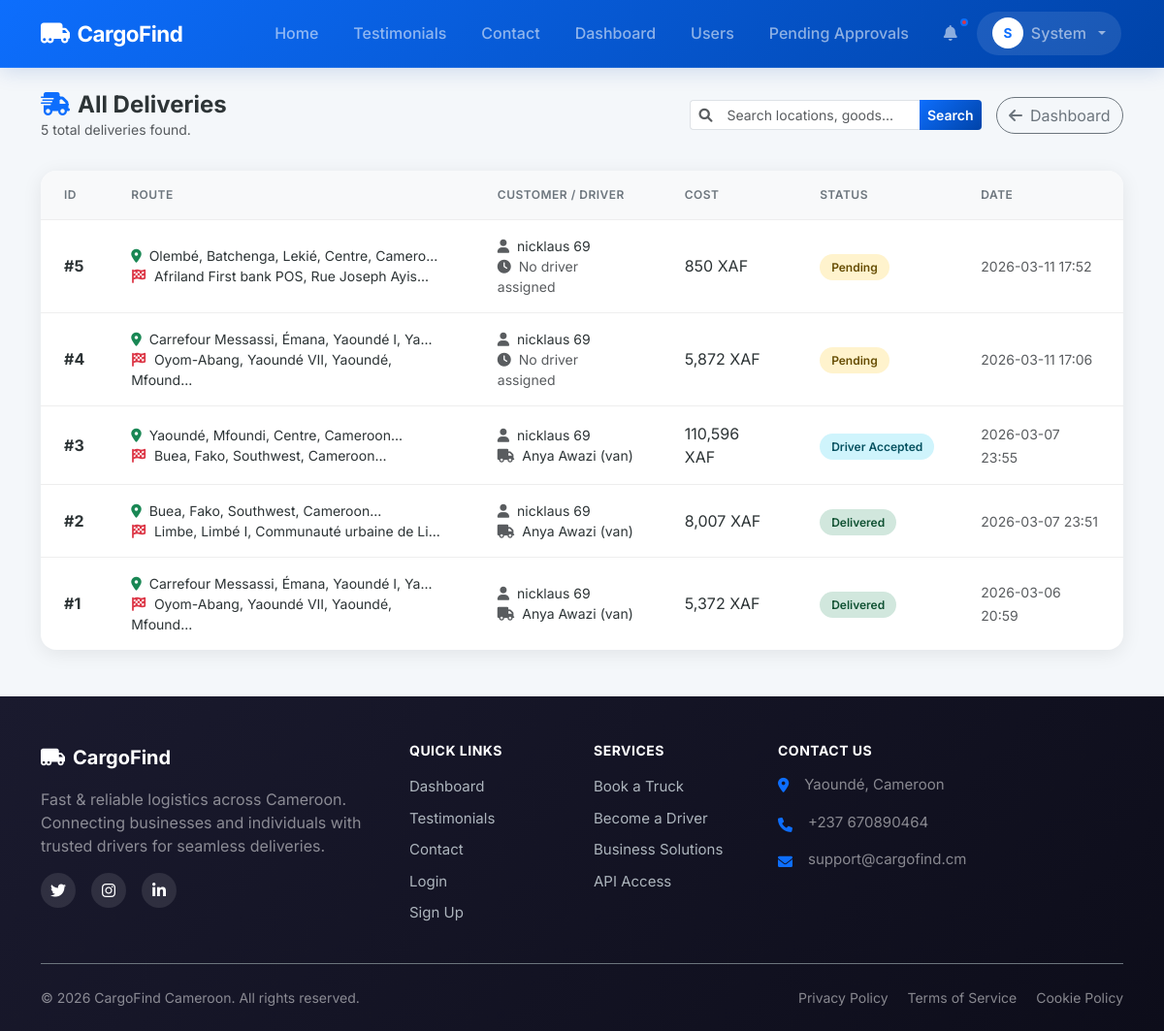
Page /admin/deliveries (signed in) on the committed database.
### models.py (models this page shows, shortened)
class User(UserMixin, db.Model):
    id = db.Column(db.Integer, primary_key=True)
    email = db.Column(db.String(120), unique=True, nullable=False)
    phone = db.Column(db.String(20), unique=True, nullable=False)
    password_hash = db.Column(db.String(255), nullable=False)
    full_name = db.Column(db.String(100), nullable=False)
    address = db.Column(db.String(200))
    role = db.Column(db.String(20), nullable=False) # 'customer', 'driver', 'admin'
    vehicle_type = db.Column(db.String(50)) # 'car', 'van', 'truck'
    vehicle_id = db.Column(db.String(50))
    license_url = db.Column(db.String(255))
    is_verified = db.Column(db.Boolean, default=False)
    registration_otp = db.Column(db.String(6))
    is_active = db.Column(db.Boolean, default=False)
    is_approved = db.Column(db.Boolean, default=False) # Admin approval
    current_lat = db.Column(db.Float)
    current_lng = db.Column(db.Float)
    deliveries_as_customer = db.relationship('Delivery', backref='customer', foreign_keys='Delivery.customer_id')
    deliveries_as_driver = db.relationship('Delivery', backref='driver', foreign_keys='Delivery.driver_id')
    notifications = db.relationship('Notification', backref='user', lazy=True)
    wallet = db.relationship('Wallet', backref='user', uselist=False)

class Delivery(db.Model):
    id = db.Column(db.Integer, primary_key=True)
    customer_id = db.Column(db.Integer, db.ForeignKey('user.id'), nullable=False)
    driver_id = db.Column(db.Integer, db.ForeignKey('user.id'))
    pickup_location = db.Column(db.String(200), nullable=False)
    pickup_lat = db.Column(db.Float)
    pickup_lng = db.Column(db.Float)
    dropoff_location = db.Column(db.String(200), nullable=False)
    dropoff_lat = db.Column(db.Float)
    dropoff_lng = db.Column(db.Float)
    goods_description = db.Column(db.Text, nullable=False)
    pickup_time = db.Column(db.DateTime, default=datetime.utcnow)
    dropoff_time = db.Column(db.DateTime)
    special_instructions = db.Column(db.Text)
    weight = db.Column(db.Float)
    vehicle_type = db.Column(db.String(50)) # Type of vehicle required
    distance_km = db.Column(db.Float)
    estimated_time = db.Column(db.String(50))
    total_cost = db.Column(db.Float)
    status = db.Column(db.String(50), default='Pending')
    created_at = db.Column(db.DateTime, default=datetime.utcnow)
    payment_status = db.Column(db.String(20), default='Unpaid') # Unpaid, Paid
    payment_method = db.Column(db.String(50)) # MoMo, Orange, Cash
    pickup_otp = db.Column(db.String(6))
    delivery_otp = db.Column(db.String(6))
    rating = db.Column(db.Integer)
    feedback = db.Column(db.Text)

### app.py (the view, shortened to what this page needs)
@app.route('/admin/deliveries')
@login_required
def admin_deliveries():
    if current_user.role != 'admin':
        return redirect(url_for('index'))
    query = request.args.get('q', '')
    status_filter = request.args.get('status', '')
    delivery_query = Delivery.query
    if status_filter:
        delivery_query = delivery_query.filter(Delivery.status == status_filter)
    deliveries = delivery_query.order_by(Delivery.id.desc()).all()
    return render_template('admin/deliveries.html', deliveries=deliveries)

### templates/admin/deliveries.html (shortened to what this page needs)
{% extends "base.html" %}
{% block content %}
<div class="delivery-management">
    <div class="page-header">
        <div>
            <h2><i class="fas fa-shipping-fast text-primary me-2"></i>All Deliveries</h2>
            <p class="text-muted small mb-0">{{ deliveries|length }} total deliveries found.</p>
        </div>
        <div class="d-flex flex-wrap gap-2 align-items-center">
            <form action="{{ url_for('admin_deliveries') }}" method="GET" class="d-flex gap-2 me-2">
                <div class="input-group input-group-sm" style="width: 300px;">
                    <span class="input-group-text bg-white border-end-0"><i class="fas fa-search text-muted"></i></span>
                    <input type="text" name="q" class="form-control border-start-0" placeholder="Search locations, goods..." value="{{ request.args.get('q', '') }}">
                    <button type="submit" class="btn btn-primary">Search</button>
                </div>
            </form>
            <a href="{{ url_for('admin_dashboard') }}" class="btn btn-outline-secondary rounded-pill">
                <i class="fas fa-arrow-left me-2"></i>Dashboard
            </a>
        </div>
    </div>
    <div class="deliveries-card">
        {% if deliveries %}
        <table class="deliveries-table">
            <thead>
                <tr>
                    <th>ID</th>
                    <th>Route</th>
                    <th>Customer / Driver</th>
                    <th>Cost</th>
                    <th>Status</th>
                    <th>Date</th>
                </tr>
            </thead>
            <tbody>
                {% for d in deliveries %}
                <tr>
                    <td data-label="ID"><strong>#{{ d.id }}</strong></td>
                    <td data-label="Route">
                        <div class="small">
                            <i class="fas fa-map-marker-alt text-success me-1"></i> {{ d.pickup_location[:40] }}...<br>
                            <i class="fas fa-flag-checkered text-danger me-1"></i> {{ d.dropoff_location[:40] }}...
                        </div>
                    </td>
                    <td data-label="Customer / Driver">
                        <div class="small">
                            {% if d.customer %}
                            <div><i class="fas fa-user me-1 text-muted"></i> {{ d.customer.full_name }}</div>
                            {% endif %}
                            {% if d.driver %}
                            <div><i class="fas fa-truck me-1 text-muted"></i> {{ d.driver.full_name }} ({{ d.driver.vehicle_type }})</div>
                            {% else %}
                            <div class="text-muted italic"><i class="fas fa-clock me-1"></i> No driver assigned</div>
                            {% endif %}
                        </div>
                    </td>
                    <td data-label="Cost">{{ "{:,}".format(d.total_cost|int) }} XAF</td>
                    <td data-label="Status">
                        <span class="status-badge
                            {% if d.status == 'Delivered' %}completed
                            {% elif d.status == 'Cancelled' %}cancelled
                            {% elif d.status in ['Driver Accepted', 'Accepted', 'Picked Up', 'In Transit'] %}active
                            {% else %}pending{% endif %}">
                            {{ d.status }}
                        </span>
                    </td>
                    <td data-label="Date"><small class="text-muted">{{ d.created_at.strftime('%Y-%m-%d %H:%M') }}</small></td>
                </tr>
                {% endfor %}
            </tbody>
        </table>
        {% else %}
        <div class="empty-state">
            <i class="fas fa-truck-loading"></i>
            <p>No deliveries found.</p>
        </div>
        {% endif %}
    </div>
</div>
{% endblock %}

### templates/base.html (shortened to what this page needs)
<!DOCTYPE html>
<html lang="en">
<head>
    <link href="https://cdn.jsdelivr.net/npm/bootstrap@5.3.0/dist/css/bootstrap.min.css" rel="stylesheet">
    <link rel="stylesheet" href="https://cdnjs.cloudflare.com/ajax/libs/font-awesome/6.0.0/css/all.min.css">
    <link rel="stylesheet" href="https://unpkg.com/leaflet@1.9.4/dist/leaflet.css" />
    <link rel="stylesheet" href="{{ url_for('static', filename='css/style.css') }}">
</head>
<body class="animate-fade-in">
    <nav class="navbar navbar-expand-lg navbar-dark sticky-top">
        <div class="container">
            <a class="navbar-brand" href="{{ url_for('index') }}">
                <i class="fas fa-truck-moving"></i>
                <span>CargoFind</span>
            </a>
            <div class="collapse navbar-collapse" id="navbarNav">
                <ul class="navbar-nav ms-auto align-items-lg-center">
                    <li class="nav-item">
                        <a class="nav-link" href="{{ url_for('index') }}">
                             Home
                        </a>
                    </li>
                    <li class="nav-item">
                        <a class="nav-link" href="{{ url_for('testimonials') }}">
                             Testimonials
                        </a>
                    </li>
                    <li class="nav-item">
                        <a class="nav-link" href="{{ url_for('contact') }}">
                             Contact
                        </a>
                    </li>
                    {% if current_user.is_authenticated %}
                        {% if current_user.role == 'customer' %}
                            <li class="nav-item">
                                <a class="nav-link" href="{{ url_for('customer_dashboard') }}">
                                    <i class="fas fa-tachometer-alt me-1 d-lg-none"></i> Dashboard
                                </a>
                            </li>
                            <li class="nav-item">
                                <a class="nav-link" href="{{ url_for('book_delivery') }}">
                                    <i class="fas fa-plus-circle me-1 d-lg-none"></i> Book Delivery
                                </a>
                            </li>
                        {% elif current_user.role == 'driver' %}
                            <li class="nav-item">
                                <a class="nav-link" href="{{ url_for('driver_dashboard') }}">
                                    <i class="fas fa-tachometer-alt me-1 d-lg-none"></i> Driver Panel
                                </a>
                            </li>
                        {% elif current_user.role == 'admin' %}
                            <li class="nav-item">
                                <a class="nav-link" href="{{ url_for('admin_dashboard') }}">
                                     Dashboard
                                </a>
                            </li>
                            <li class="nav-item">
                                <a class="nav-link" href="{{ url_for('admin_users') }}">
                                     Users
                                </a>
                            </li>
                            <li class="nav-item">
                                <a class="nav-link" href="{{ url_for('admin_pending_drivers') }}">
                                     Pending Approvals
                                </a>
                            </li>
                        {% endif %}
                        <li class="nav-item">
                            <a class="nav-link notification-badge" href="{{ url_for('notifications') }}">
                                <i class="fas fa-bell"></i>
                            </a>
                        </li>
                        <li class="nav-item dropdown">
                            <a class="nav-link nav-user dropdown-toggle" href="#" role="button" data-bs-toggle="dropdown">
                                <div class="nav-user-avatar">
                                    {{ current_user.full_name[0]|upper }}
                                </div>
                                <span class="d-none d-md-inline">{{ current_user.full_name.split()[0] }}</span>
                            </a>
                        </li>
                    {% endif %}
                </ul>
            </div>
        </div>
    </nav>
    <div class="container mt-4">
        {% block content %}{% endblock %}
    </div>
    <footer class="footer bg-dark text-white pt-5 pb-4 mt-5">
        <div class="container">
            <div class="d-none d-md-block">
                <div class="row">
                    <div class="col-lg-4 col-md-6 mb-4 mb-lg-0">
                        <a href="{{ url_for('index') }}" class="footer-brand d-flex align-items-center text-white text-decoration-none mb-3">
                            <i class="fas fa-truck-moving fa-lg me-2"></i>
                            <span class="fw-bold fs-5">CargoFind</span>
                        </a>
                        <p class="text-white-50 mb-3">Fast & reliable logistics across Cameroon. Connecting businesses and individuals with trusted drivers for seamless deliveries.</p>
                        <div class="d-flex gap-3">
                            <a href="#" class="social-link"><i class="fab fa-twitter"></i></a>
                            <a href="#" class="social-link"><i class="fab fa-instagram"></i></a>
                            <a href="#" class="social-link"><i class="fab fa-linkedin-in"></i></a>
                        </div>
                    </div>
                    <div class="col-lg-2 col-md-6 mb-4 mb-lg-0">
                        <h6 class="footer-heading text-uppercase fw-bold mb-3">Quick Links</h6>
                        <ul class="list-unstyled footer-links">
                            {% if not current_user.is_authenticated %}
                            <li><a href="{{ url_for('index') }}" class="footer-link">Home</a></li>
                            {% else %}
                            <li><a href="{% if current_user.role == 'admin' %}{{ url_for('admin_dashboard') }}{% elif current_user.role == 'driver' %}{{ url_for('driver_dashboard') }}{% else %}{{ url_for('customer_dashboard') }}{% endif %}" class="footer-link">Dashboard</a></li>
                            {% endif %}
                            <li><a href="{{ url_for('testimonials') }}" class="footer-link">Testimonials</a></li>
                            <li><a href="{{ url_for('contact') }}" class="footer-link">Contact</a></li>
                            <li><a href="{{ url_for('login') }}" class="footer-link">Login</a></li>
                            <li><a href="{{ url_for('register') }}" class="footer-link">Sign Up</a></li>
                        </ul>
                    </div>
                    <div class="col-lg-2 col-md-6 mb-4 mb-lg-0">
                        <h6 class="footer-heading text-uppercase fw-bold mb-3">Services</h6>
                        <ul class="list-unstyled footer-links">
                            <li><a href="{{ url_for('register') }}" class="footer-link">Book a Truck</a></li>
                            <li><a href="{{ url_for('register') }}" class="footer-link">Become a Driver</a></li>
                            <li><a href="{{ url_for('contact') }}" class="footer-link">Business Solutions</a></li>
                            <li><a href="{{ url_for('contact') }}" class="footer-link">API Access</a></li>
                        </ul>
                    </div>
                    <div class="col-lg-4 col-md-6">
                        <h6 class="footer-heading text-uppercase fw-bold mb-3">Contact Us</h6>
                        <ul class="list-unstyled footer-contact">
                            <li class="mb-3 d-flex align-items-start">
                                <i class="fas fa-map-marker-alt mt-1 me-3 text-primary"></i>
                                <span class="text-white-50">Yaoundé, Cameroon</span>
                            </li>
                            <li class="mb-3 d-flex align-items-center">
                                <i class="fas fa-phone mt-1 me-3 text-primary"></i>
                                <span class="text-white-50">+237 670890464</span>
                            </li>
                            <li class="mb-3 d-flex align-items-center">
                                <i class="fas fa-envelope mt-1 me-3 text-primary"></i>
                                <span class="text-white-50">support@cargofind.cm</span>
                            </li>
                        </ul>
                    </div>
                </div>
                <div class="footer-bottom border-top border-secondary mt-4 pt-4 d-flex flex-column flex-md-row justify-content-between align-items-center">
                    <p class="mb-2 mb-md-0 text-white-50">&copy; 2026 CargoFind Cameroon. All rights reserved.</p>
                    <div class="footer-bottom-links">
                        <a href="{{ url_for('privacy') }}" class="text-white-50 text-decoration-none me-3">Privacy Policy</a>
                        <a href="{{ url_for('terms') }}" class="text-white-50 text-decoration-none me-3">Terms of Service</a>
                        <a href="#" class="text-white-50 text-decoration-none">Cookie Policy</a>
                    </div>
                </div>
            </div>
        </div>
    </footer>
</body>
</html>

### rows in the picture
User: full_name "S", full_name "System"
Delivery: id "5", pickup_location "Olembé, Batchenga, Lekié, Centre, Camero", dropoff_location "Afriland First bank POS, Rue Joseph Ayis", customer.full_name "nicklaus 69", shows "No driver assigned", total_cost "850", status "Pending", created_at "2026-03-11 17:52"
Delivery: id "4", pickup_location "Carrefour Messassi, Émana, Yaoundé I, Ya", dropoff_location "Oyom-Abang, Yaoundé VII, Yaoundé, Mfound", customer.full_name "nicklaus 69", shows "No driver assigned", total_cost "5,872", status "Pending", created_at "2026-03-11 17:06"
Delivery: id "3", pickup_location "Yaoundé, Mfoundi, Centre, Cameroon", dropoff_location "Buea, Fako, Southwest, Cameroon", customer.full_name "nicklaus 69", driver.full_name "Anya Awazi", driver.vehicle_type "van", total_cost "110,596", status "Driver Accepted", created_at "2026-03-07 23:55"
Delivery: id "2", pickup_location "Buea, Fako, Southwest, Cameroon", dropoff_location "Limbe, Limbé I, Communauté urbaine de Li", customer.full_name "nicklaus 69", driver.full_name "Anya Awazi", driver.vehicle_type "van", total_cost "8,007", status "Delivered", created_at "2026-03-07 23:51"
Delivery: id "1", pickup_location "Carrefour Messassi, Émana, Yaoundé I, Ya", dropoff_location "Oyom-Abang, Yaoundé VII, Yaoundé, Mfound", customer.full_name "nicklaus 69", driver.full_name "Anya Awazi", driver.vehicle_type "van", total_cost "5,372", status "Delivered", created_at "2026-03-06 20:59"

### other values in the picture
{{ deliveries|length }} "5"
